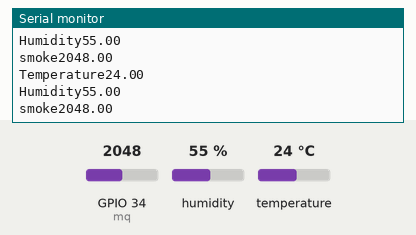
This sketch was run on a simulated ESP32. On the bench: the last lines printed to the serial monitor. The test bench sets the inputs (shaded band); at power-on: humidity 55 %, GPIO 34 (mq) = 2048, temperature 24 °C. WiFi joins after 1.5 s; servers stay silent unless stated.

Above: at 2.8 s.
2.9 s: humidity set to 22 %
At 4.3 s:
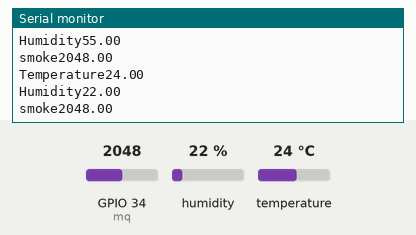
4.4 s: GPIO 34 (mq) set to 2866
At 5.7 s:
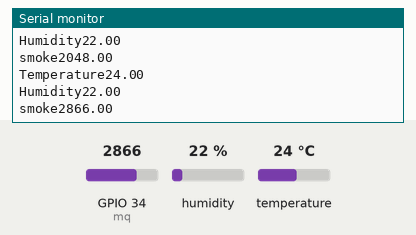
5.9 s: temperature set to 12 °C
At 7.3 s:
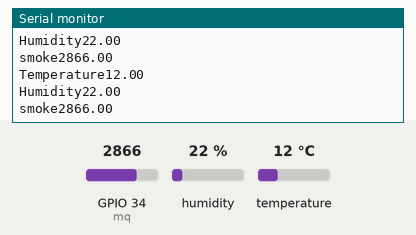
7.4 s: GPIO 34 (mq) set to 3603
At 8.7 s:
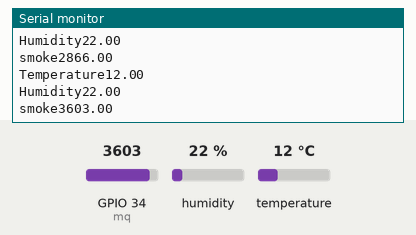
8.9 s: humidity set to 40 %
At 11.2 s:
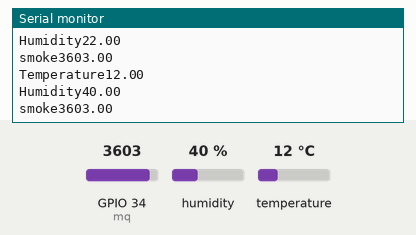
Timing chart, 0 to 11.4 s (numbered marks = the images above; inputs shaded):
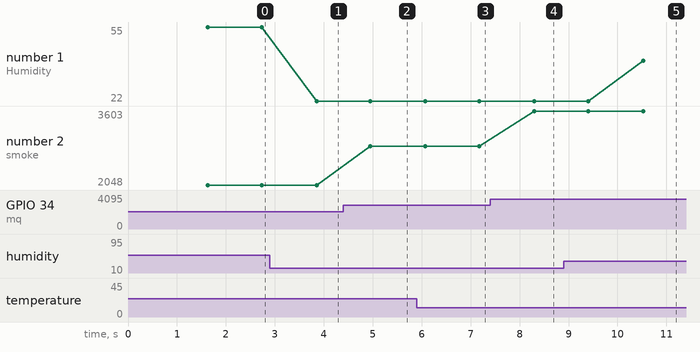

The sketch:

thinkspeak.ino
```cpp
#include <WiFi.h>
#include <DHT.h>
#include <ThingSpeak.h>

DHT dht(21, DHT11);


WiFiClient client;
float mq=34;

long myChannelNumber = 1704128 ;
const char myWriteAPIKey[] = "LWWKT3H1ZJST84V5";

void setup() {
  // put your setup code here, to run once:
  Serial.begin(9600);
  WiFi.begin("JioFiber-CbD8R", "Shekhar@9358703903");
  while(WiFi.status() != WL_CONNECTED)
  {
    delay(200);
    Serial.print("..");
  }
  Serial.println();
  Serial.println("NodeMCU is connected!");
  Serial.println(WiFi.localIP());
  dht.begin();
  ThingSpeak.begin(client);
}

void loop() {
  // put your main code here, to run repeatedly:
  float h = dht.readHumidity();
  float t = dht.readTemperature();
  float s=analogRead(mq);
  Serial.println("Temperature" + (String) t);
  Serial.println("Humidity" + (String) h);
  Serial.println("smoke"+(String)s);
  ThingSpeak.writeField(myChannelNumber, 1, t, myWriteAPIKey);
  ThingSpeak.writeField(myChannelNumber, 2, h, myWriteAPIKey);
  ThingSpeak.writeField(myChannelNumber, 3, s, myWriteAPIKey);

  delay(200);
}
```

Measured:
- after the input at 2.9 s, the serial monitor: prints a new line after 0.95 s (image 1)
- after the input at 4.4 s, the serial monitor: prints a new line after 0.55 s (image 2)
- after the input at 5.9 s, the serial monitor: prints a new line after 0.18 s (image 3)
- after the input at 7.4 s, the serial monitor: prints a new line after 0.90 s (image 4)
- after the input at 8.9 s, the serial monitor: prints a new line after 1.6 s (image 5)
- plotted number 1: 55 → 22 after the input at 2.9 s, 22 → 40 after the input at 8.9 s
- plotted number 2: 2048 → 2866 after the input at 4.4 s, 2866 → 3603 after the input at 7.4 s
